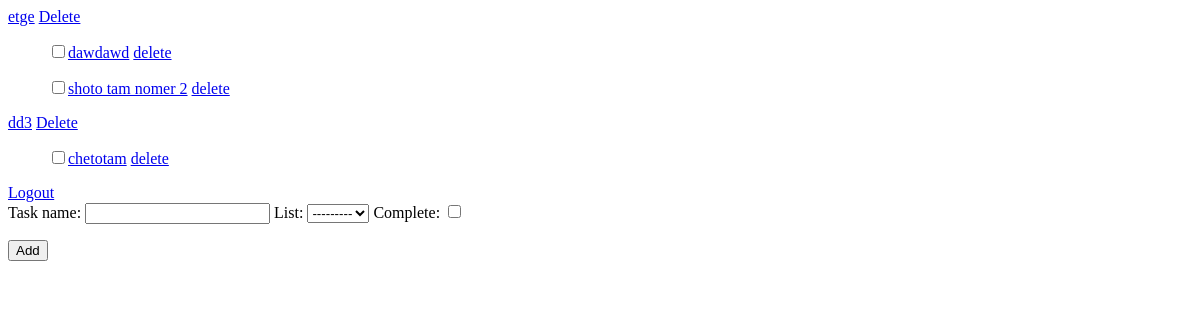
/lists/ (signed in), run on an earlier commit of the app's database.
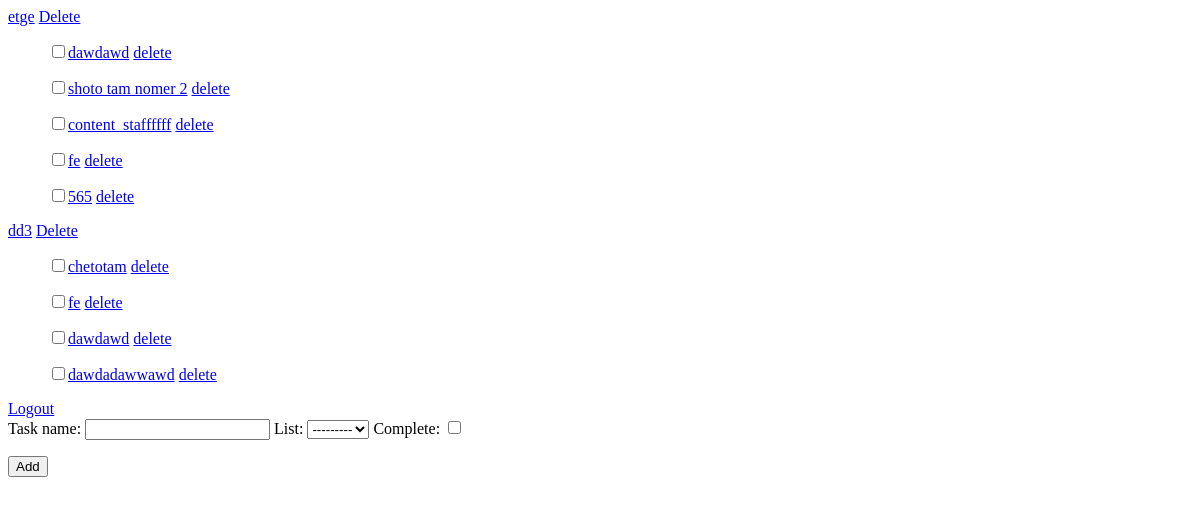
And on a later commit of the database.
### core/models.py (models this page shows, shortened)
class ListModel(models.Model):
    name=models.CharField(max_length=20,verbose_name='List name')
    date_created=models.DateField(auto_now=True)
    user=models.ForeignKey(User,on_delete=models.CASCADE)
    def __str__(self):
        return self.name

class TaskModel(models.Model):
    name = models.CharField(max_length=20, verbose_name='Task name')
    list=models.ForeignKey(ListModel,on_delete=models.CASCADE,)
    date_created=models.DateField(auto_now=True,verbose_name='Date created')
    complete=models.BooleanField(default=False)

### core/views.py (the view)
# urls.py: path('lists/',views.lists),
@login_required(login_url='../login_page')
def lists(request):
    form = TaskForm(request.POST or None, user=request.user)
    lists=ListModel.objects.filter(user=request.user)
    if form.is_valid():
        form.save()
        return redirect('../lists')
    return render(request,'lists.html',{'data':lists,'form':form})

### core/forms.py
class TaskForm(forms.ModelForm):
    class Meta:
        model=TaskModel
        fields='__all__'
    def __init__(self, *args, user, **kwargs):
        super().__init__(*args, **kwargs)
        self.fields['list'].queryset = ListModel.objects.filter(user=user)

### templates/lists.html (shortened to what this page needs)
<!DOCTYPE html>
<html lang="en">
<head>
</head>
<body>
 {% for list in data %}
        <a href="../list/{{ list.id }}">{{ list.name}}</a>  <a href="delete_list/{{ list.id}} }}">Delete</a>
    {% for item in list.taskmodel_set.all    %}
        <ul><label><input type='checkbox' onclick=''><a href="edit_task/{{ list.id }}/{{ item.id}} ">{{ item.name }}</a></label> <a href="delete_task/{{ item.id}}">delete</a>  </ul>
        {% endfor %}
{%  endfor %}
<a href="{%url 'logout_user'%}">Logout</a>
 <form method="POST">
    {{form}}
    <p><input type="submit" value='Add'></p>
</body>
</html>

What changed in the data, as far as the page shows it:
added TaskModel: name "content_staffffff", shown under ListModel "etge"
added TaskModel: name "fe", shown under ListModel "etge"
added TaskModel: name "565", shown under ListModel "etge"
added TaskModel: name "fe", shown under ListModel "dd3"
added TaskModel: name "dawdawd", shown under ListModel "dd3"
added TaskModel: name "dawdadawwawd", shown under ListModel "dd3"
